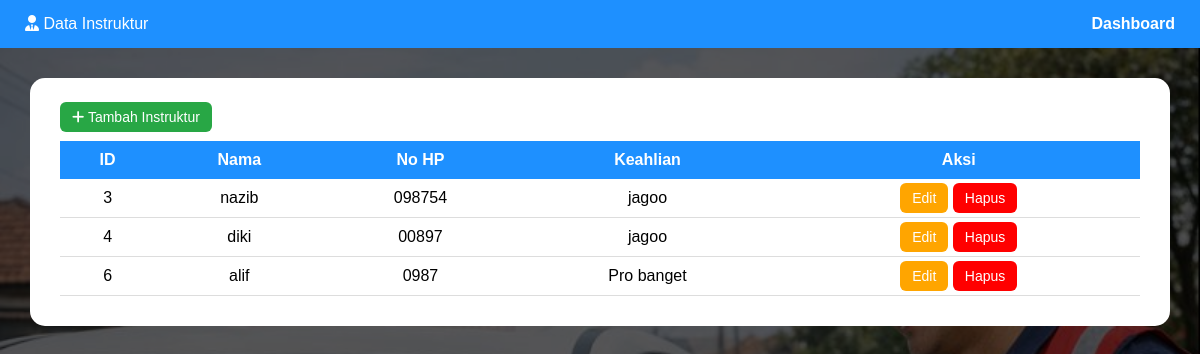
Page /Admin/instruktur.php (signed in) on the committed database.
### tables this page shows
CREATE TABLE `instruktur` (
  `instruktur_id` int(11) NOT NULL,
  `nama_instruktur` varchar(100) NOT NULL,
  `username` varchar(50) NOT NULL,
  `password` varchar(100) NOT NULL,
  `no_hp` varchar(20) NOT NULL,
  `keahlian` varchar(100) NOT NULL
);

### Admin/instruktur.php (the view, shortened to what this page needs)
<?php
include "../koneksi.php";
?>
<!DOCTYPE html>
<html lang="id">
<head>
<link rel="stylesheet" href="https://cdnjs.cloudflare.com/ajax/libs/font-awesome/6.5.0/css/all.min.css">
</head>
<body>
<div class="navbar">
    <div><i class="fa fa-user-tie"></i> Data Instruktur</div>
    <a href="dashboard.php">Dashboard</a>
</div>
<div class="container">
<div class="card">
<a href="tambah_instruktur.php" class="btn btn-add">
<i class="fa fa-plus"></i> Tambah Instruktur
</a>
<table>
<tr>
    <th>ID</th>
    <th>Nama</th>
    <th>No HP</th>
    <th>Keahlian</th>
    <th>Aksi</th>
</tr>
<?php
$q = mysqli_query($koneksi,"SELECT * FROM instruktur");
while($i = mysqli_fetch_assoc($q)){
?>
<tr>
    <td><?= $i['instruktur_id'] ?></td>
    <td><?= $i['nama_instruktur'] ?></td>
    <td><?= $i['no_hp'] ?></td>
    <td><?= $i['keahlian'] ?></td>
    <td>
        <a href="edit_instruktur.php?id=<?= $i['instruktur_id'] ?>" class="btn btn-edit">Edit</a>
        <a href="hapus_instruktur.php?id=<?= $i['instruktur_id'] ?>"
           class="btn btn-delete"
           onclick="return confirm('Yakin hapus?')">Hapus</a>
    </td>
</tr>
<?php } ?>
</table>
</div>
</div>
</body>
</html>

### Admin/instruktur.php (style rules this page uses)
body { margin:0; font-family:Arial; background: linear-gradient(rgba(0,0,0,.65),rgba(0,0,0,.65)), url('../assets/img/bg_kursus.jpg'); background-size:cover; }
.navbar { background:#1e90ff; color:white; padding:15px 25px; display:flex; justify-content:space-between; }
.navbar a { color:white;text-decoration:none;font-weight:bold }
.container { padding:30px }
.card { background:white; padding:30px; border-radius:15px; }
table { width:100%;border-collapse:collapse;margin-top:15px }
th { background:#1e90ff; color:white; padding:10px; }
td { padding:10px; border-bottom:1px solid #ddd; text-align:center; }
.btn { padding:7px 12px; border-radius:6px; color:white; text-decoration:none; font-size:14px; }
.btn-add { background:#28a745 }
.btn-edit { background:orange }
.btn-delete { background:red }

### rows in the picture
instruktur: instruktur_id "3", nama_instruktur "nazib", no_hp "098754", keahlian "jagoo"
instruktur: instruktur_id "4", nama_instruktur "diki", no_hp "00897", keahlian "jagoo"
instruktur: instruktur_id "6", nama_instruktur "alif", no_hp "0987", keahlian "Pro banget"
